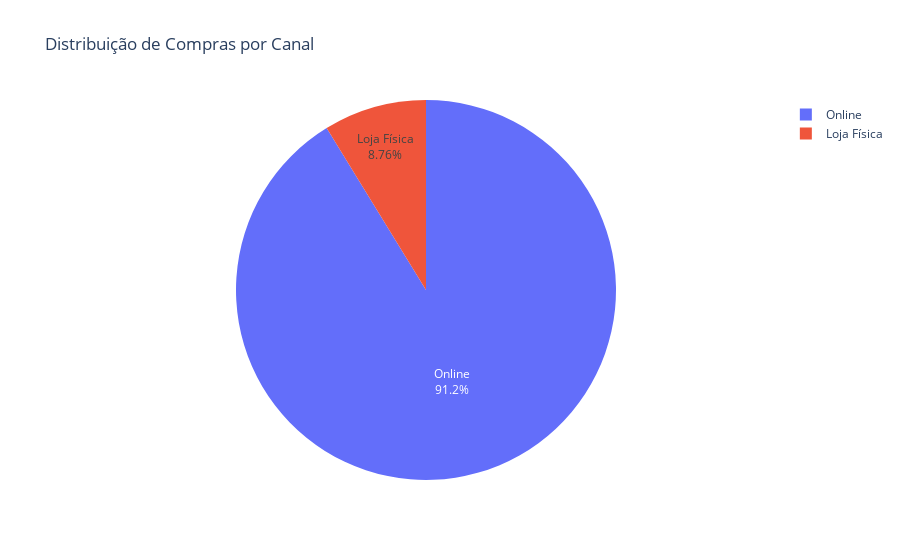

Source (notebook cell):
### Markdown cell above
## Percentagem de compras online VS Percentagem de compras em loja fisica
Perceber se os clientes usam mais as lojas fisicas ou a loja online

### Code cell
compras_online = df_vendas[df_vendas['Canal'] == 'Online']
compras_loja = df_vendas[df_vendas['Canal'] == 'Loja Física']

print(f"Número de compras online: {compras_online.shape[0]}")
print(f"Número de compras na loja: {compras_loja.shape[0]}")

fig = go.Figure(data=[go.Pie(labels=['Online', 'Loja Física'],
                             values=[compras_online.shape[0], compras_loja.shape[0]])])
fig.update_traces(textposition='inside', textinfo='percent+label')
fig.update_layout(title_text="Distribuição de Compras por Canal")
fig.show()

### Figure 1 — Plotly figure (JSON) as saved in the notebook; plotly's stock layout.template omitted (floating-point values rounded to 4 significant figures)
{"data": [{"labels": ["Online", "Loja Física"], "textinfo": "percent+label", "textposition": "inside", "type": "pie", "values": [2854, 274]}], "layout": {"title": {"text": "Distribuição de Compras por Canal"}}}
